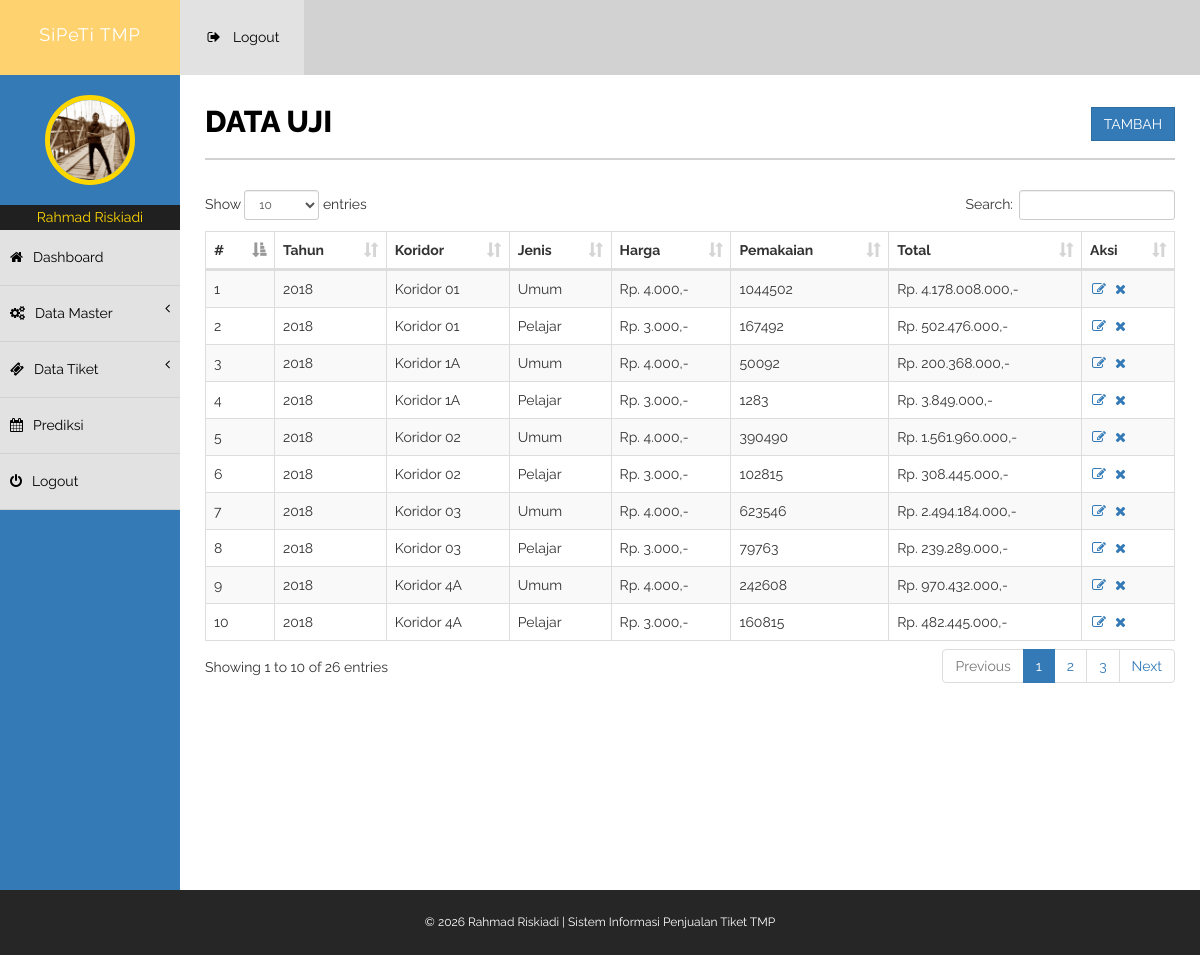
The app's page /datauji (signed in) with its own data.
### tables this page shows
CREATE TABLE `data_uji` (
  `id` int(11) NOT NULL,
  `koridorID` int(11) NOT NULL,
  `jumlah` int(11) NOT NULL,
  `tahun` year(4) NOT NULL
);

CREATE TABLE `koridor` (
  `id` int(11) NOT NULL,
  `jenisID` int(11) NOT NULL,
  `koridor` text NOT NULL
);

CREATE TABLE `jenis` (
  `id` int(11) NOT NULL,
  `jenisTiket` varchar(10) NOT NULL,
  `hargaTiket` bigint(10) NOT NULL
);

### modul/datauji/datauji.php (the view, shortened to what this page needs)
<?php
$a=$_GET['a'] ?? '';
switch($a){
	default:
?>
	<div class="row">
                    <div class="col-lg-12">
                        <h1 class="page-head-line">DATA UJI <?php ?>
						<span class="pull-right text-muted">
						<a href="<?php echo $site.$m;?>/tambah" class="btn btn-primary">Tambah</a></span>
						</h1>
                    </div>
                </div>
                <div class="row">
            <div class="col-lg-12">
                <div class="table-responsive">
                            <table class="table table-striped table-bordered table-hover" id="t1">
                                <thead>
                                    <tr>
                                        <th>#</th>
                                        <th>Tahun </th>
                                        <th>Koridor</th>
                                        <th>Jenis</th>
                                        <th>Harga</th>
                                        <th>Pemakaian</th>
                                        <th>Total</th>
										<th>Aksi</th>
                                    </tr>
                                </thead>
                                <tbody>
									<?php
									$no=0;
									$q=$con->query("SELECT *, a.id as idUji FROM data_uji a, koridor b, jenis c WHERE a.koridorID=b.id AND b.jenisID=c.id ORDER BY a.id ASC");
									while($r=$q->fetch_object()){
									$no++;
									$ttl = $r->hargaTiket*$r->jumlah;
										echo "<tr>
											<td>$no</td>
											<td>$r->tahun</td>
											<td>$r->koridor</td>
											<td>$r->jenisTiket</td>
											<td>Rp. ".money($r->hargaTiket)."</td>
											<td>$r->jumlah</td>
											<td>Rp. ".money($ttl)."</td>
											<td>
											<a href='".$site."$m/update/$r->idUji'><i class='fa fa-edit fa-fw' title='Update data_uji'></i></a>
											<a href='".$site."$m/delete/$r->idUji'><i class='fa fa-times fa-fw' title='Delete data_uji' onclick='return konfirmasi()'></i></a>
											</td>
										</tr>";
									}
									?>
                                </tbody>
                            </table>
                        </div>
                        </div>
            </div>
<?php break; ?>
<?php }	?>

### assets/css/style.css (style rules this page uses)
body { font-family: 'Raleway', sans-serif; line-height:25px; font-size:14px; }
.page-head-line { font-size: 30px; text-transform: uppercase; color: #000; font-weight: 800; padding-bottom: 20px; border-bottom: 2px solid #d2d2d2; margin-bottom: 30px; }
.btn { border-radius:0px!important; -moz-border-radius:0px!important; -webkit-border-radius:0px!important; }

### records on screen
data_uji: tahun "2018", koridorID.koridor "Koridor 01", jenis.jenisTiket "Umum", jenis.hargaTiket "4.000,-", jumlah "1044502", jumlah.hargaTiket "4.178.008.000,-"
data_uji: tahun "2018", koridorID.koridor "Koridor 01", jenis.jenisTiket "Pelajar", jenis.hargaTiket "3.000,-", jumlah "167492", jumlah.hargaTiket "502.476.000,-"
data_uji: tahun "2018", koridorID.koridor "Koridor 1A", jenis.jenisTiket "Umum", jenis.hargaTiket "4.000,-", jumlah "50092", jumlah.hargaTiket "200.368.000,-"
data_uji: tahun "2018", koridorID.koridor "Koridor 1A", jenis.jenisTiket "Pelajar", jenis.hargaTiket "3.000,-", jumlah "1283", jumlah.hargaTiket "3.849.000,-"
data_uji: tahun "2018", koridorID.koridor "Koridor 02", jenis.jenisTiket "Umum", jenis.hargaTiket "4.000,-", jumlah "390490", jumlah.hargaTiket "1.561.960.000,-"
data_uji: tahun "2018", koridorID.koridor "Koridor 02", jenis.jenisTiket "Pelajar", jenis.hargaTiket "3.000,-", jumlah "102815", jumlah.hargaTiket "308.445.000,-"
data_uji: tahun "2018", koridorID.koridor "Koridor 03", jenis.jenisTiket "Umum", jenis.hargaTiket "4.000,-", jumlah "623546", jumlah.hargaTiket "2.494.184.000,-"
data_uji: tahun "2018", koridorID.koridor "Koridor 03", jenis.jenisTiket "Pelajar", jenis.hargaTiket "3.000,-", jumlah "79763", jumlah.hargaTiket "239.289.000,-"
data_uji: tahun "2018", koridorID.koridor "Koridor 4A", jenis.jenisTiket "Umum", jenis.hargaTiket "4.000,-", jumlah "242608", jumlah.hargaTiket "970.432.000,-"
data_uji: tahun "2018", koridorID.koridor "Koridor 4A", jenis.jenisTiket "Pelajar", jenis.hargaTiket "3.000,-", jumlah "160815", jumlah.hargaTiket "482.445.000,-"

### other values on screen
$aplikasi "SiPeTi TMP"
$develop "Rahmad Riskiadi"
$footer "© 2026 Rahmad Riskiadi | Sistem Informasi Penjualan Tiket TMP"
